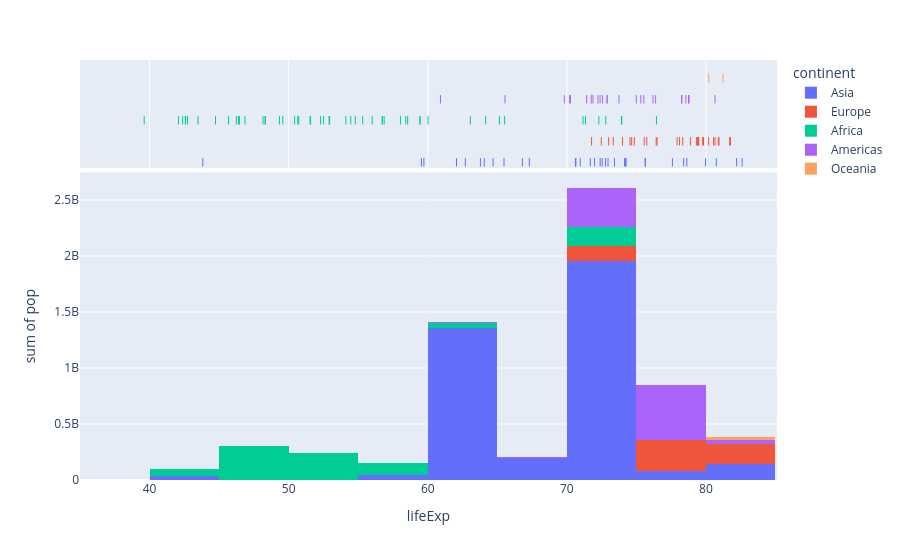

Notebook code for this chart:
### Code cell
px.histogram(df, 
             x="lifeExp", 
             y="pop",
             hover_name="country",
             color= "continent",
             marginal="rug"
            )

### Figure 1 — Plotly figure (JSON) as saved in the notebook; plotly's stock layout.template omitted (floating-point values rounded to 4 significant figures)
{"data": [{"alignmentgroup": "True", "bingroup": "x", "histfunc": "sum", "hovertemplate": "continent=Asia<br>lifeExp=%{x}<br>sum of pop=%{y}<extra></extra>", "legendgroup": "Asia", "marker": {"color": "#636efa", "pattern": {"shape": ""}}, "name": "Asia", "offsetgroup": "Asia", "orientation": "v", "showlegend": true, "type": "histogram", "x": [43.83, 75.64, 64.06, 59.72, 72.96, 82.21, 64.7, 70.65, 70.96, 59.55, 80.75, 82.6, 72.53, 67.3, 78.62, 77.59, 71.99, 74.24, 66.8, 62.07, 63.78, 75.64, 65.48, 71.69, 72.78, 79.97, 72.4, 74.14, 78.4, 70.62, 74.25, 73.42, 62.7], "xaxis": "x", "y": [31889923, 708573, 150448339, 14131858, 1318683096, 6980412, 1110396331, 223547000, 69453570, 27499638, 6426679, 127467972, 6053193, 23301725, 49044790, 2505559, 3921278, 24821286, 2874127, 47761980, 28901790, 3204897, 169270617, 91077287, 27601038, 4553009, 20378239, 19314747, 23174294, 65068149, 85262356, 4018332, 22211743], "yaxis": "y"}, {"alignmentgroup": "True", "boxpoints": "all", "fillcolor": "rgba(255,255,255,0)", "hoveron": "points", "hovertemplate": "<b>%{hovertext}</b><br><br>continent=Asia<br>lifeExp=%{x}<extra></extra>", "hovertext": ["Afghanistan", "Bahrain", "Bangladesh", "Cambodia", "China", "Hong Kong, China", "India", "Indonesia", "Iran", "Iraq", "Israel", "Japan", "Jordan", "Korea, Dem. Rep.", "Korea, Rep.", "Kuwait", "Lebanon", "Malaysia", "Mongolia", "Myanmar", "Nepal", "Oman", "Pakistan", "Philippines", "Saudi Arabia", "Singapore", "Sri Lanka", "Syria", "Taiwan", "Thailand", "Vietnam", "West Bank and Gaza", "Yemen, Rep."], "jitter": 0, "legendgroup": "Asia", "line": {"color": "rgba(255,255,255,0)"}, "marker": {"color": "#636efa", "symbol": "line-ns-open"}, "name": "Asia", "offsetgroup": "Asia", "showlegend": false, "type": "box", "x": [43.83, 75.64, 64.06, 59.72, 72.96, 82.21, 64.7, 70.65, 70.96, 59.55, 80.75, 82.6, 72.53, 67.3, 78.62, 77.59, 71.99, 74.24, 66.8, 62.07, 63.78, 75.64, 65.48, 71.69, 72.78, 79.97, 72.4, 74.14, 78.4, 70.62, 74.25, 73.42, 62.7], "xaxis": "x2", "yaxis": "y2"}, {"alignmentgroup": "True", "bingroup": "x", "histfunc": "sum", "hovertemplate": "continent=Europe<br>lifeExp=%{x}<br>sum of pop=%{y}<extra></extra>", "legendgroup": "Europe", "marker": {"color": "#EF553B", "pattern": {"shape": ""}}, "name": "Europe", "offsetgroup": "Europe", "orientation": "v", "showlegend": true, "type": "histogram", "x": [76.42, 79.83, 79.44, 74.85, 73.0, 75.75, 76.49, 78.33, 79.31, 80.66, 79.41, 79.48, 73.34, 81.76, 78.89, 80.55, 74.54, 79.76, 80.2, 75.56, 78.1, 72.48, 74.0, 74.66, 77.93, 80.94, 80.88, 81.7, 71.78, 79.42], "xaxis": "x", "y": [3600523, 8199783, 10392226, 4552198, 7322858, 4493312, 10228744, 5468120, 5238460, 61083916, 82400996, 10706290, 9956108, 301931, 4109086, 58147733, 684736, 16570613, 4627926, 38518241, 10642836, 22276056, 10150265, 5447502, 2009245, 40448191, 9031088, 7554661, 71158647, 60776238], "yaxis": "y"}, {"alignmentgroup": "True", "boxpoints": "all", "fillcolor": "rgba(255,255,255,0)", "hoveron": "points", "hovertemplate": "<b>%{hovertext}</b><br><br>continent=Europe<br>lifeExp=%{x}<extra></extra>", "hovertext": ["Albania", "Austria", "Belgium", "Bosnia and Herzegovina", "Bulgaria", "Croatia", "Czech Republic", "Denmark", "Finland", "France", "Germany", "Greece", "Hungary", "Iceland", "Ireland", "Italy", "Montenegro", "Netherlands", "Norway", "Poland", "Portugal", "Romania", "Serbia", "Slovak Republic", "Slovenia", "Spain", "Sweden", "Switzerland", "Turkey", "United Kingdom"], "jitter": 0, "legendgroup": "Europe", "line": {"color": "rgba(255,255,255,0)"}, "marker": {"color": "#EF553B", "symbol": "line-ns-open"}, "name": "Europe", "offsetgroup": "Europe", "showlegend": false, "type": "box", "x": [76.42, 79.83, 79.44, 74.85, 73.0, 75.75, 76.49, 78.33, 79.31, 80.66, 79.41, 79.48, 73.34, 81.76, 78.89, 80.55, 74.54, 79.76, 80.2, 75.56, 78.1, 72.48, 74.0, 74.66, 77.93, 80.94, 80.88, 81.7, 71.78, 79.42], "xaxis": "x2", "yaxis": "y2"}, {"alignmentgroup": "True", "bingroup": "x", "histfunc": "sum", "hovertemplate": "continent=Africa<br>lifeExp=%{x}<br>sum of pop=%{y}<extra></extra>", "legendgroup": "Africa", "marker": {"color": "#00cc96", "pattern": {"shape": ""}}, "name": "Africa", "offsetgroup": "Africa", "orientation": "v", "showlegend": true, "type": "histogram", "x": [72.3, 42.73, 56.73, 50.73, 52.3, 49.58, 50.43, 44.74, 50.65, 65.15, 46.46, 55.32, 48.33, 54.79, 71.34, 51.58, 58.04, 52.95, 56.73, 59.45, 60.02, 56.01, 46.39, 54.11, 42.59, 45.68, 73.95, 59.44, 48.3, 54.47, 64.16, 72.8, 71.16, 42.08, 52.91, 56.87, 46.86, 76.44, 46.24, 65.53, 63.06, 42.57, 48.16, 49.34, 58.56, 39.61, 52.52, 58.42, 73.92, 51.54, 42.38, 43.49], "xaxis": "x", "y": [33333216, 12420476, 8078314, 1639131, 14326203, 8390505, 17696293, 4369038, 10238807, 710960, 64606759, 3800610, 18013409, 496374, 80264543, 551201, 4906585, 76511887, 1454867, 1688359, 22873338, 9947814, 1472041, 35610177, 2012649, 3193942, 6036914, 19167654, 13327079, 12031795, 3270065, 1250882, 33757175, 19951656, 2055080, 12894865, 135031164, 798094, 8860588, 199579, 12267493, 6144562, 9118773, 43997828, 42292929, 1133066, 38139640, 5701579, 10276158, 29170398, 11746035, 12311143], "yaxis": "y"}, {"alignmentgroup": "True", "boxpoints": "all", "fillcolor": "rgba(255,255,255,0)", "hoveron": "points", "hovertemplate": "<b>%{hovertext}</b><br><br>continent=Africa<br>lifeExp=%{x}<extra></extra>", "hovertext": ["Algeria", "Angola", "Benin", "Botswana", "Burkina Faso", "Burundi", "Cameroon", "Central African Republic", "Chad", "Comoros", "Congo, Dem. Rep.", "Congo, Rep.", "Cote d'Ivoire", "Djibouti", "Egypt", "Equatorial Guinea", "Eritrea", "Ethiopia", "Gabon", "Gambia", "Ghana", "Guinea", "Guinea-Bissau", "Kenya", "Lesotho", "Liberia", "Libya", "Madagascar", "Malawi", "Mali", "Mauritania", "Mauritius", "Morocco", "Mozambique", "Namibia", "Niger", "Nigeria", "Reunion", "Rwanda", "Sao Tome and Principe", "Senegal", "Sierra Leone", "Somalia", "South Africa", "Sudan", "Swaziland", "Tanzania", "Togo", "Tunisia", "Uganda", "Zambia", "Zimbabwe"], "jitter": 0, "legendgroup": "Africa", "line": {"color": "rgba(255,255,255,0)"}, "marker": {"color": "#00cc96", "symbol": "line-ns-open"}, "name": "Africa", "offsetgroup": "Africa", "showlegend": false, "type": "box", "x": [72.3, 42.73, 56.73, 50.73, 52.3, 49.58, 50.43, 44.74, 50.65, 65.15, 46.46, 55.32, 48.33, 54.79, 71.34, 51.58, 58.04, 52.95, 56.73, 59.45, 60.02, 56.01, 46.39, 54.11, 42.59, 45.68, 73.95, 59.44, 48.3, 54.47, 64.16, 72.8, 71.16, 42.08, 52.91, 56.87, 46.86, 76.44, 46.24, 65.53, 63.06, 42.57, 48.16, 49.34, 58.56, 39.61, 52.52, 58.42, 73.92, 51.54, 42.38, 43.49], "xaxis": "x2", "yaxis": "y2"}, {"alignmentgroup": "True", "bingroup": "x", "histfunc": "sum", "hovertemplate": "continent=Americas<br>lifeExp=%{x}<br>sum of pop=%{y}<extra></extra>", "legendgroup": "Americas", "marker": {"color": "#ab63fa", "pattern": {"shape": ""}}, "name": "Americas", "offsetgroup": "Americas", "orientation": "v", "showlegend": true, "type": "histogram", "x": [75.32, 65.55, 72.39, 80.65, 78.55, 72.89, 78.78, 78.27, 72.23, 74.99, 71.88, 70.26, 60.92, 70.2, 72.57, 76.19, 72.9, 75.54, 71.75, 71.42, 78.75, 69.82, 78.24, 76.38, 73.75], "xaxis": "x", "y": [40301927, 9119152, 190010647, 33390141, 16284741, 44227550, 4133884, 11416987, 9319622, 13755680, 6939688, 12572928, 8502814, 7483763, 2780132, 108700891, 5675356, 3242173, 6667147, 28674757, 3942491, 1056608, 301139947, 3447496, 26084662], "yaxis": "y"}, {"alignmentgroup": "True", "boxpoints": "all", "fillcolor": "rgba(255,255,255,0)", "hoveron": "points", "hovertemplate": "<b>%{hovertext}</b><br><br>continent=Americas<br>lifeExp=%{x}<extra></extra>", "hovertext": ["Argentina", "Bolivia", "Brazil", "Canada", "Chile", "Colombia", "Costa Rica", "Cuba", "Dominican Republic", "Ecuador", "El Salvador", "Guatemala", "Haiti", "Honduras", "Jamaica", "Mexico", "Nicaragua", "Panama", "Paraguay", "Peru", "Puerto Rico", "Trinidad and Tobago", "United States", "Uruguay", "Venezuela"], "jitter": 0, "legendgroup": "Americas", "line": {"color": "rgba(255,255,255,0)"}, "marker": {"color": "#ab63fa", "symbol": "line-ns-open"}, "name": "Americas", "offsetgroup": "Americas", "showlegend": false, "type": "box", "x": [75.32, 65.55, 72.39, 80.65, 78.55, 72.89, 78.78, 78.27, 72.23, 74.99, 71.88, 70.26, 60.92, 70.2, 72.57, 76.19, 72.9, 75.54, 71.75, 71.42, 78.75, 69.82, 78.24, 76.38, 73.75], "xaxis": "x2", "yaxis": "y2"}, {"alignmentgroup": "True", "bingroup": "x", "histfunc": "sum", "hovertemplate": "continent=Oceania<br>lifeExp=%{x}<br>sum of pop=%{y}<extra></extra>", "legendgroup": "Oceania", "marker": {"color": "#FFA15A", "pattern": {"shape": ""}}, "name": "Oceania", "offsetgroup": "Oceania", "orientation": "v", "showlegend": true, "type": "histogram", "x": [81.23, 80.2], "xaxis": "x", "y": [20434176, 4115771], "yaxis": "y"}, {"alignmentgroup": "True", "boxpoints": "all", "fillcolor": "rgba(255,255,255,0)", "hoveron": "points", "hovertemplate": "<b>%{hovertext}</b><br><br>continent=Oceania<br>lifeExp=%{x}<extra></extra>", "hovertext": ["Australia", "New Zealand"], "jitter": 0, "legendgroup": "Oceania", "line": {"color": "rgba(255,255,255,0)"}, "marker": {"color": "#FFA15A", "symbol": "line-ns-open"}, "name": "Oceania", "offsetgroup": "Oceania", "showlegend": false, "type": "box", "x": [81.23, 80.2], "xaxis": "x2", "yaxis": "y2"}], "layout": {"autosize": true, "barmode": "relative", "legend": {"title": {"text": "continent"}, "tracegroupgap": 0}, "margin": {"t": 60}, "xaxis": {"anchor": "y", "autorange": true, "domain": [0, 1], "range": [35, 85.11], "title": {"text": "lifeExp"}, "type": "linear"}, "xaxis2": {"anchor": "y2", "autorange": true, "domain": [0, 1], "matches": "x", "range": [35, 85.11], "showgrid": true, "showticklabels": false, "type": "linear"}, "yaxis": {"anchor": "x", "autorange": true, "domain": [0, 0.7326], "range": [0, 2747000000.0], "title": {"text": "sum of pop"}, "type": "linear"}, "yaxis2": {"anchor": "x2", "autorange": true, "domain": [0.7426, 1], "matches": "y2", "range": [-0.7797, 4.5], "showgrid": false, "showline": false, "showticklabels": false, "ticks": "", "type": "category"}}}
